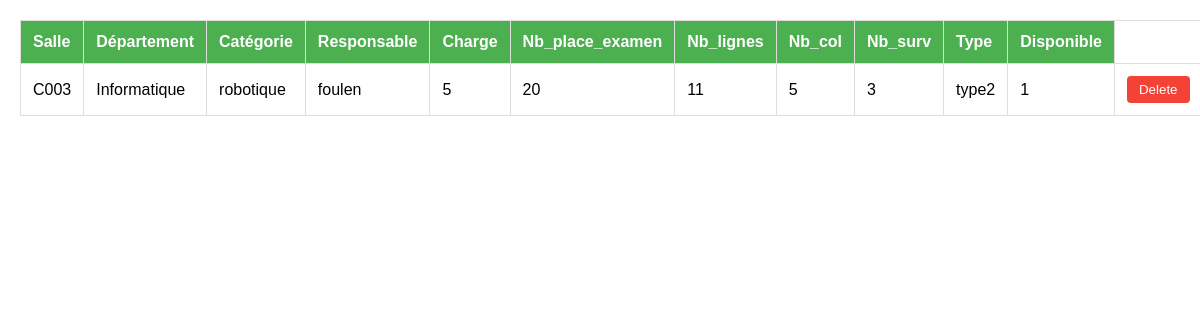
The page /view.php on the database its author committed.
### tables this page shows
CREATE TABLE `Salle` (
  `Salle` varchar(20) NOT NULL,
  `Département` varchar(55) DEFAULT NULL,
  `Catégorie` varchar(12) DEFAULT NULL,
  `Responsable` varchar(10) DEFAULT NULL,
  `Charge` tinyint DEFAULT NULL,
  `Nb_place_examen` tinyint DEFAULT NULL,
  `Nb_lignes` tinyint DEFAULT NULL,
  `Nb_col` tinyint DEFAULT NULL,
  `Nb_surv` smallint DEFAULT NULL,
  `Type` varchar(25) DEFAULT NULL,
  `Disponible` tinyint(1) NOT NULL DEFAULT '1'
);

### view.php (the view, shortened to what this page needs)
<!DOCTYPE html>
<html lang="en">
<head>
</head>
<body>
<?php
require('connect.php');
if (isset($_POST["select2"])) {
    $filter = $_POST["salles"];
    $filterValue = $_POST["filterValue"];
    switch ($filter) {
        case "categorie":
            $query = "SELECT * FROM Salle WHERE Catégorie = '$filterValue'";
            break;
        case "departement":
            $query = "SELECT * FROM Salle WHERE Département = '$filterValue'";
            break;
        case "type":
            $query = "SELECT * FROM Salle WHERE Type = '$filterValue'";
            break;
        default:
            $query = "SELECT * FROM Salle";
    }
    $result1 = $conn->query($query);
    if ($result1->num_rows > 0) {
        echo "<table>";
        echo "<tr>";
        foreach ($result1->fetch_fields() as $field) {
            echo "<th>{$field->name}</th>";
        }
        echo "</tr>";
        while ($row = $result1->fetch_assoc()) {
            echo "<tr>";
            foreach ($row as $value) {
                echo "<td>$value</td>";
            }
            echo "<td><button class='delete-btn' onclick='deleteRecord(\"{$row["Salle"]}\")'>Delete</button></td>";
            echo "</tr>";
        }
        echo "</table>";
    } else {
        echo "<p>No records found for the specified filter and value.</p>";
    }
} else {
    $select = "SELECT * FROM Salle";
    $result = $conn->query($select);
    if ($result->num_rows > 0) {
        $rows = $result->fetch_all(MYSQLI_ASSOC);
        echo "<table>";
        echo "<tr>";
        foreach ($rows[0] as $key => $value) {
            echo "<th>$key</th>";
        }
        echo "</tr>";
        foreach ($rows as $row) {
            echo "<tr>";
            foreach ($row as $value) {
                echo "<td>$value</td>";
            }
            echo "<td><button class='delete-btn' onclick='deleteRecord(\"{$row["Salle"]}\")'>Delete</button></td>";
            echo "</tr>";
        }
        echo "</table>";
    } else {
        echo "<p>Nothing found</p>";
    }
}
?>
</body>
</html>

### view.php (style rules this page uses)
body { font-family: Arial, sans-serif; margin: 20px; }
table { width: 100%; border-collapse: collapse; margin-top: 20px; }
table, th, td { border: 1px solid #ddd; }
th, td { padding: 12px; text-align: left; }
th { background-color: #4caf50; color: white; }
.delete-btn { background-color: #f44336; color: white; padding: 6px 12px; border: none; border-radius: 4px; cursor: pointer; }

### rows shown on the page
salle: Salle "C003", Département "Informatique", Catégorie "robotique", Responsable "foulen", value "5", Nb_place_examen "20", Nb_lignes "11", Nb_surv "3", Type "type2", Disponible "1"

### other values the page prints
$key "Salle"
$key "Département"
$key "Catégorie"
$key "Responsable"
$key "Charge"
$key "Nb_place_examen"
$key "Nb_lignes"
$key "Nb_col"
$key "Nb_surv"
$key "Type"
$key "Disponible"
